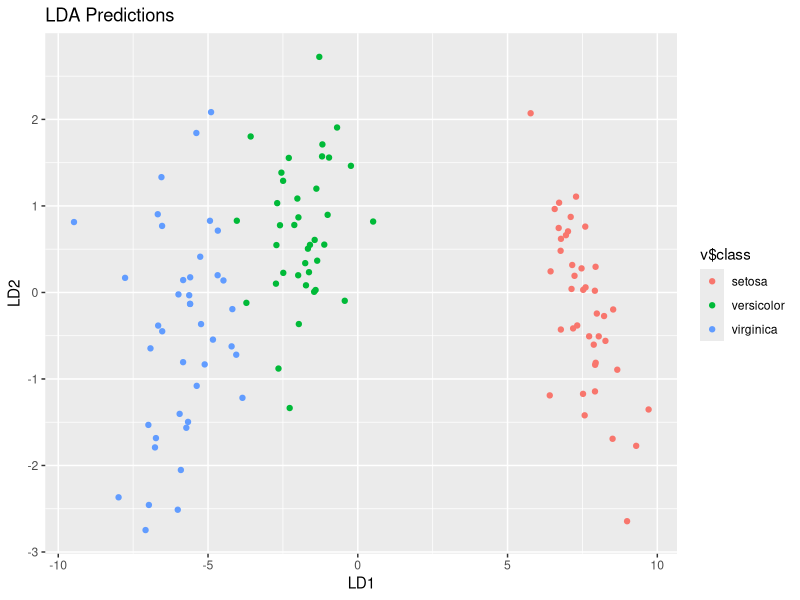

R code for this plot:
# Hello, world!
#
# This is an example function named 'hello'
# which prints 'Hello, world!'.
#
# You can learn more about package authoring with RStudio at:
#
#   http://r-pkgs.had.co.nz/
#
# Some useful keyboard shortcuts for package authoring:
#
#   Build and Reload Package:  'Cmd + Shift + B'
#   Check Package:             'Cmd + Shift + E'
#   Test Package:              'Cmd + Shift + T'


Partition <- function(x, p=.8) {
  sample <- sample.int(n = nrow(x), size = floor(p*nrow(x)), replace = F)
  train <- x[sample, ]
  test  <- x[-sample, ]
  return(list(train=train,test=test))
}
x <- Partition(iris)

####

DFA <- function(model, data, groups) {
  LDA_object <- MASS::lda(model, data)
  Predict.lda.values <- predict(LDA_object, data)
  return(Predict.lda.values)
}

y <- DFA(Species~., x$train, iris$Species)
p <- DFA(Species~., x$test, iris$Species)

####

library(ggplot2)
DFA_plot <- function(data) {
  v <- as.data.frame(data)
  g<- ggplot2::ggplot(v, aes(v$x.LD1, v$x.LD2)) +
    geom_point(aes(color = v$class))
  g <- g + ggtitle("LDA Predictions")
  g <- g + xlab("LD1")
  g <- g + ylab("LD2")
}
h <- DFA_plot(y)
h
t <-DFA_plot(p)

